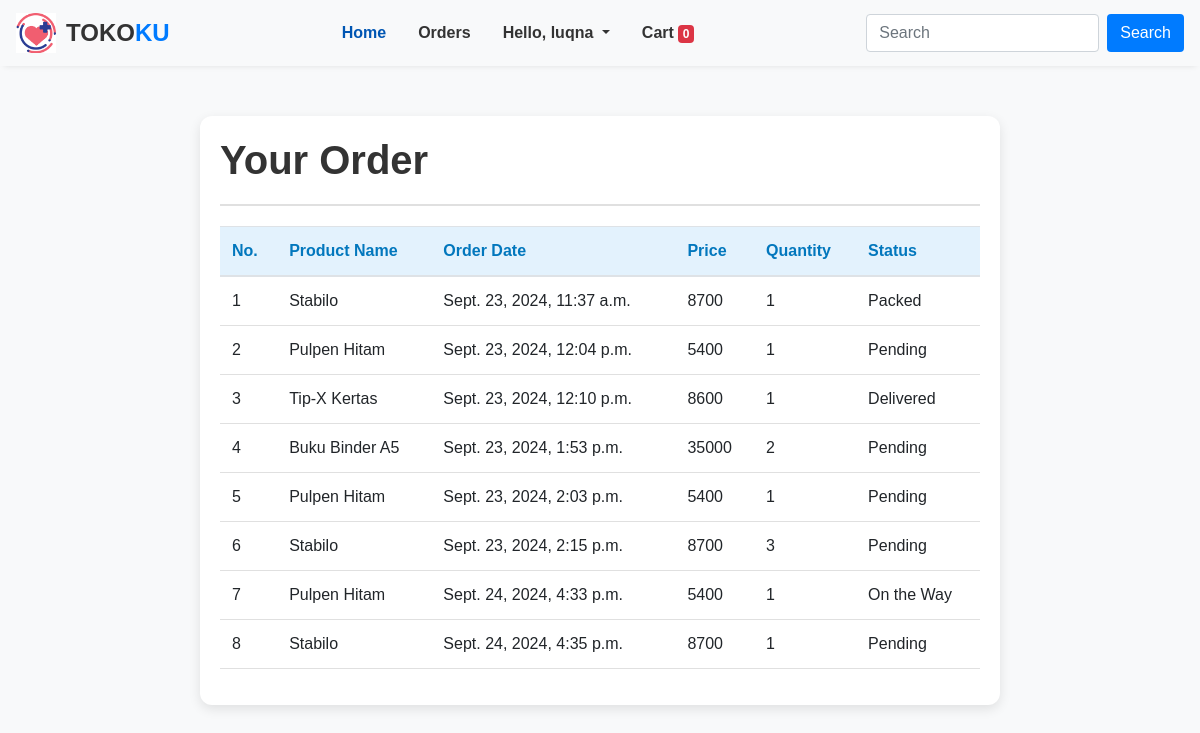
The page /order/ (signed in) on the database as committed earlier.
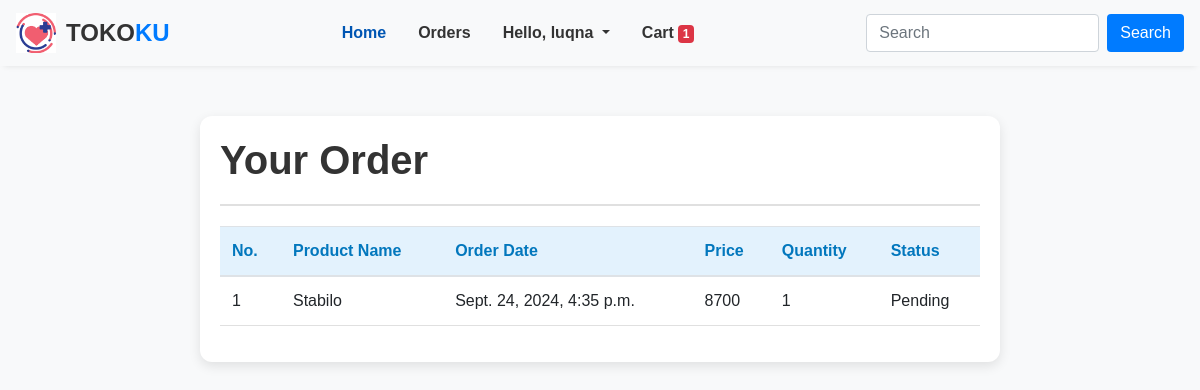
The same page on the database as committed later.
### store/models/order.py (models this page shows)
class OrderDetail(models.Model):
    user = models.CharField(max_length=255)
    product_name = models.CharField(max_length=255)
    qty = models.PositiveIntegerField(default=1)
    price = models.IntegerField()
    ordered_date = models.DateTimeField(auto_now_add=True)
    status = models.CharField(max_length=20, default='Pending', choices=STATUS_CHOICE)

### store/views.py (the view)
# urls.py: path('order/', views.order, name='order'),
def order(request):
    totalitem=0
    if request.session.has_key('username'):
        username = request.session['username']
        totalitem = len(Cart.objects.filter(username=username))
        order = OrderDetail.objects.filter(user=username)
        customer = Customer.objects.filter(username=username)
        for c in customer:
            username=c.username
        data ={
        'order':order,
        'username':username,
        'totalitem':totalitem
         }
        if order:
            return render(request, 'order.html',data)
        else:
            return render(request, 'emptyorder.html',data)
    else:
        return redirect('login')

### store/templates/order.html (shortened to what this page needs)
{% extends 'base.html' %} {% load static %} {% block title %} Order {% endblock title %} {% block content %}
<div class="container">
  <p class="display-4">Your Order</p>
  <hr />
  <table class="table table-hover">
    <thead>
      <tr>
        <th>No.</th>
        <th>Product Name</th>
        <th>Order Date</th>
        <th>Price</th>
        <th>Quantity</th>
        <th>Status</th>
      </tr>
    </thead>
    <tbody>
      {% for order in order %}
      <tr>
        <td>{{ forloop.counter }}</td>
        <td>{{ order.product_name }}</td>
        <td>{{ order.ordered_date }}</td>
        <td>{{ order.price }}</td>
        <td>{{ order.qty }}</td>
        <td>{{ order.status }}</td>
      </tr>
      {% endfor %}
    </tbody>
  </table>
</div>
{% endblock %}

### store/templates/base.html (shortened to what this page needs)
<!DOCTYPE html>
<html lang="en">
  {% load static %}
  <head>
    <link rel="stylesheet" href="https://cdn.jsdelivr.net/npm/bootstrap@4.6.1/dist/css/bootstrap.min.css" />
  </head>
  <body>
    <nav class="navbar navbar-expand-lg navbar-light">
      <a class="navbar-brand" href="/">
        <img src="{% static 'images/logo_new.png' %}" alt="Logo" />
        <div class="brand-text">TOKO<span>KU</span></div>
      </a>
      <div class="collapse navbar-collapse" id="navbarNav">
        <ul class="navbar-nav">
          <li class="nav-item active">
            <a class="nav-link" href="/">Home</a>
          </li>
          {% if request.session %}
          <li class="nav-item">
            <a class="nav-link" href="/order/">Orders</a>
          </li>
          <li class="nav-item dropdown">
            <a class="nav-link dropdown-toggle" href="#" id="navbarDropdown" role="button" data-toggle="dropdown" aria-haspopup="true" aria-expanded="false"> Hello, {{username}} </a>
          </li>
          <li class="nav-item">
            <a class="nav-link" href="/show_cart">Cart<span class="badge badge-danger ml-1">{{totalitem}}</span></a>
          </li>
          {% endif %}
        </ul>
        <form class="form-inline ml-auto" action="/search">
          <input class="form-control mr-2" type="search" placeholder="Search" aria-label="Search" name="query" />
          <button class="btn btn-search" type="submit">Search</button>
        </form>
      </div>
    </nav>
    {% block content %} {% endblock %}
  </body>
</html>

Rows that differ between the two databases and show on the page:
removed OrderDetail: product_name "Stabilo", ordered_date "Sept. 23, 2024, 11:37 a.m.", price "8700", qty "1", status "Packed"
removed OrderDetail: product_name "Pulpen Hitam", ordered_date "Sept. 23, 2024, 12:04 p.m.", price "5400", qty "1", status "Pending"
removed OrderDetail: product_name "Tip-X Kertas", ordered_date "Sept. 23, 2024, 12:10 p.m.", price "8600", qty "1", status "Delivered"
removed OrderDetail: product_name "Buku Binder A5", ordered_date "Sept. 23, 2024, 1:53 p.m.", price "35000", qty "2", status "Pending"
removed OrderDetail: product_name "Pulpen Hitam", ordered_date "Sept. 23, 2024, 2:03 p.m.", price "5400", qty "1", status "Pending"
removed OrderDetail: product_name "Stabilo", ordered_date "Sept. 23, 2024, 2:15 p.m.", price "8700", qty "3", status "Pending"
removed OrderDetail: product_name "Pulpen Hitam", ordered_date "Sept. 24, 2024, 4:33 p.m.", price "5400", qty "1", status "On the Way"
Other text that changed with them:
{{ totalitem }}: "0" → "1"
